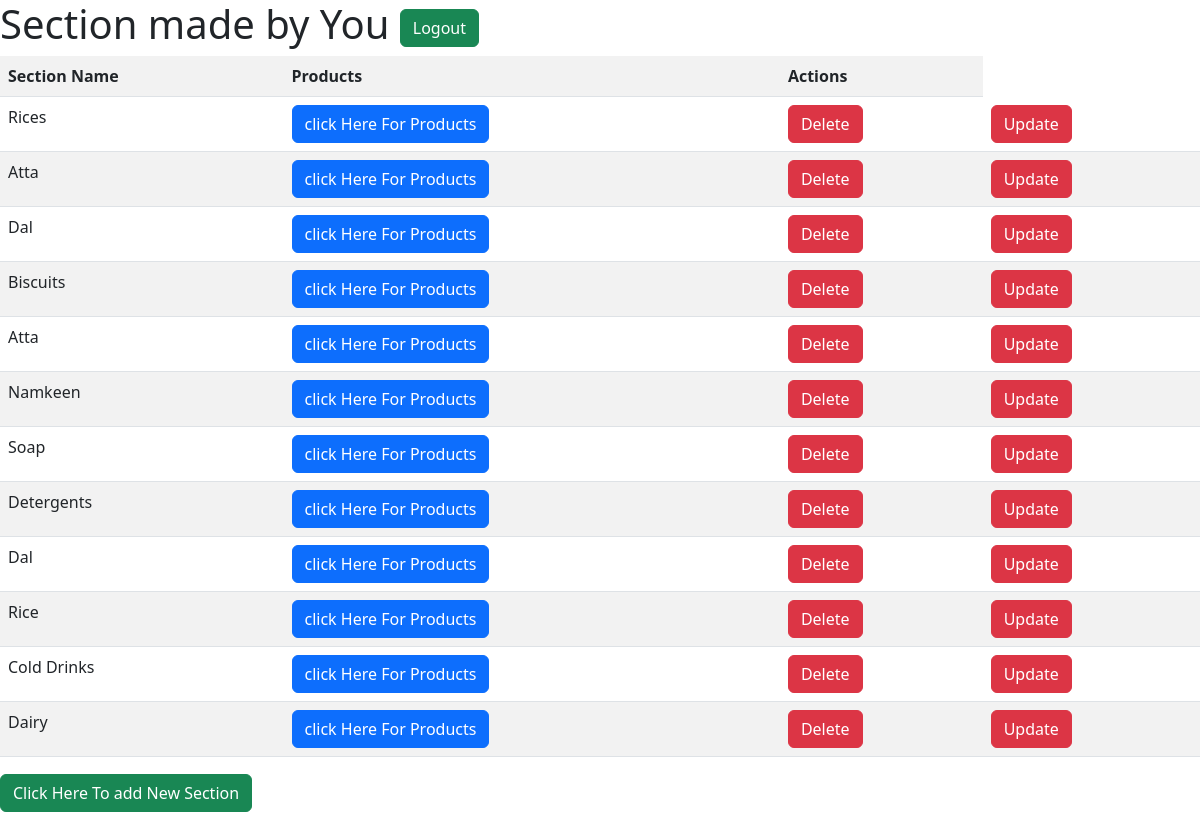
The app's page /displaysection/2 with its own data.
### application/models.py (models this page shows)
class Section(db.Model):
    __tablename__ ='section'
    id=db.Column(db.Integer,primary_key=True,autoincrement=True)
    name=db.Column(db.String,nullable=False)
    admin_id=db.Column(db.Integer,db.ForeignKey("user.id"),nullable=False)

### application/controllers.py (the view)
@app.route("/displaysection/<admin_id>", methods=["GET","POST"])
def displaySection(admin_id):
    try:
        section=Section.query.filter(Section.admin_id==admin_id).all()
        orders=Order.query.filter(Order.admin_id==admin_id,Order.isActive=="yes").all()
        return render_template("adminSectiondetails.html", Section=section,Orders=orders)
    except:
        return render_template("Nosection.html",admin_id=admin_id)

### templates/adminSectiondetails.html (shortened to what this page needs)
<!DOCTYPE html>
<html lang="en">
<head>
    <link rel="stylesheet" href="https://cdn.jsdelivr.net/npm/bootstrap@5.3.0/dist/css/bootstrap.min.css">
</head>
<body>
    <div>
    <h1>
        <span>
            <a href="/"><button class='btn btn-success pull-right' onclick="return confirm('Are You sure to logout');">Logout</button></a>
        </span>
    </h1>
    </div>
    <div>
    <table class="table table-striped table-hover">
        <tr>
            <th>Section Name</th>
            <th>Products</th>
            <th  text-align="center">Actions</th>
        </tr>
        {% for i in Section %}
        <tr>
            <td>{{i.name}}</td>
            <td><a href="/displayProduct/{{i.id}}/{{i.admin_id}}"><button class="btn btn-primary me-md-2" type="button">click Here For Products</button></a></td>
            <td><a href="/deletesection/{{i.id}}/{{i.admin_id}}"><button type="button" class="btn btn-danger" onclick="return confirm('Are you sure you want to delete this section, products for this section will also be deleted?');">Delete</button></a></td>
            <td><a href="/updatesection/{{i.id}}/{{i.admin_id}}"><button type="button" class="btn btn-danger">Update</button></a></td>
        </tr>
        {% endfor %}
    </table>
    </div>
    <div>
    <h3><a href="/createsection/{{Section[0].admin_id}}"><button type="button" class="btn btn-success">Click Here To add New Section</button></a></h3>
    </div>
</body>

### records on screen
Section: name "Rices"
Section: name "Atta"
Section: name "Dal"
Section: name "Biscuits"
Section: name "Atta"
Section: name "Namkeen"
Section: name "Soap"
Section: name "Detergents"
Section: name "Dal"
Section: name "Rice"
Section: name "Cold Drinks"
Section: name "Dairy"
